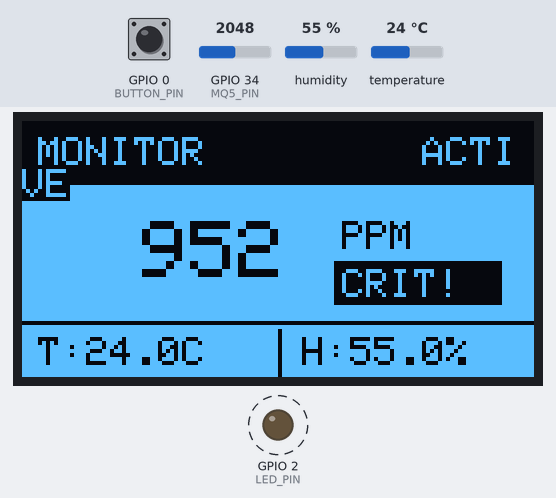
The sketch below on a simulated ESP32. On the bench: 128×64 one-colour display, output pins drawn as LEDs (lit = HIGH). Dashed ring = blinking. Inputs (shaded band) come from the test bench; at power-on: GPIO 34 (MQ5_PIN) = 2048, GPIO 0 (BUTTON_PIN) HIGH, humidity 55 %, temperature 24 °C. What the sketch prints to the serial monitor is not drawn.

Above: at 7.55 s.
7.6 s: GPIO 34 (MQ5_PIN) set to 960
At 8.65 s:
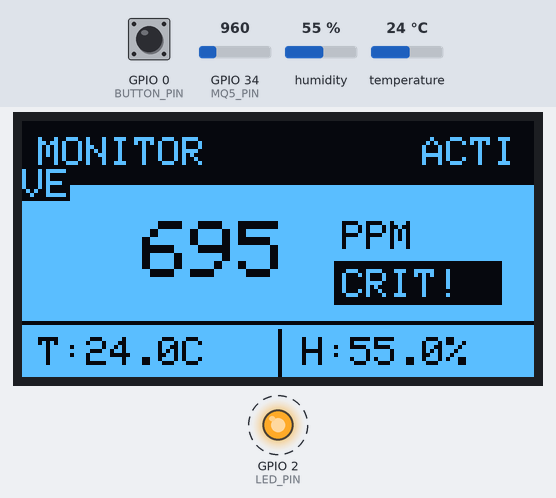
9.4 s: GPIO 34 (MQ5_PIN) set to 2047
At 10.69 s:
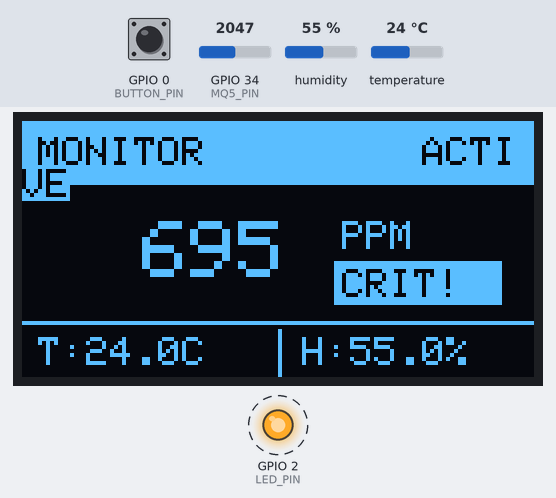
12.3 s: GPIO 0 (BUTTON_PIN) pulled LOW for 0.15 s
At 12.52 s:
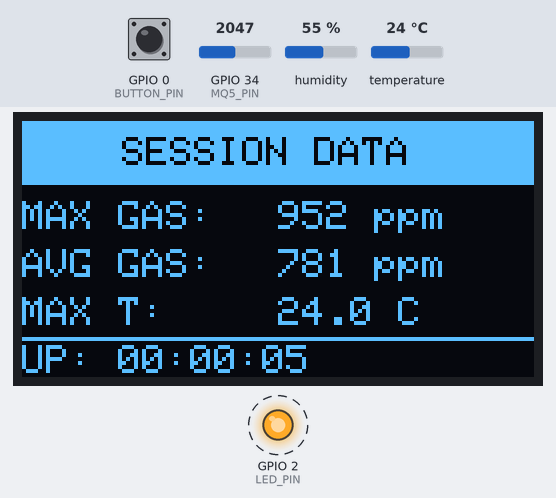
13.0 s: GPIO 0 (BUTTON_PIN) pulled LOW for 1 s
At 13.5 s:
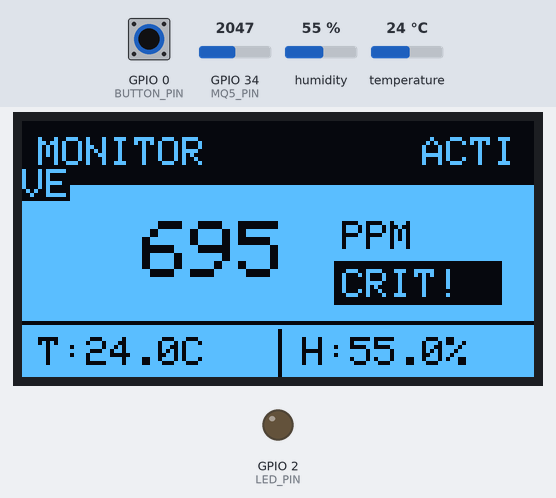
14.6 s: GPIO 34 (MQ5_PIN) set to 1556
At 16.84 s:
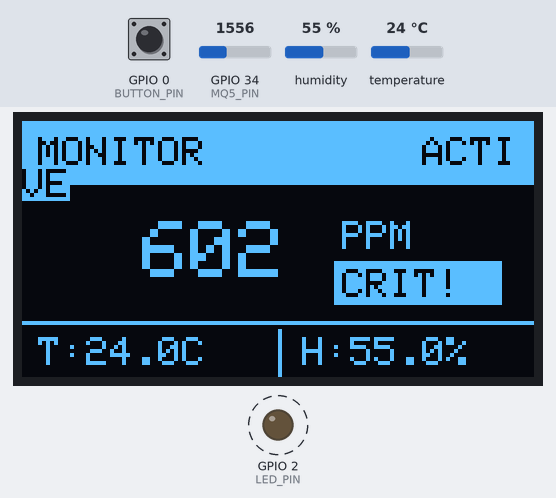
18.1 s: GPIO 34 (MQ5_PIN) set to 1448
At 21.2 s:
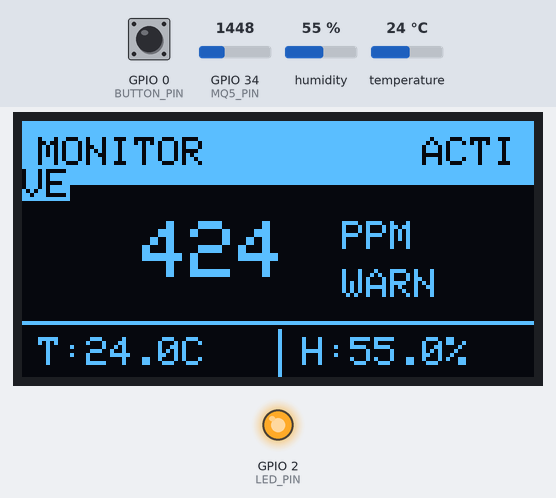
Timing chart, 0 to 35.5 s (numbered marks = the images above; inputs shaded):
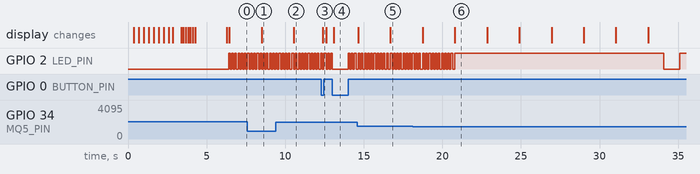

The sketch:

monitor.ino
```cpp
/*
 * SafeWard ESP32 Offline Monitor
 *
 * Hardware Requirements:
 * - ESP32 Development Board
 * - MQ-5 Methane/Gas Sensor (connected to GPIO 34 - ADC)
 * - DHT22 Temperature & Humidity Sensor (connected to GPIO 4)
 * - SSD1306 OLED Display (I2C: SDA=GPIO21, SCL=GPIO22)
 * - Boot Button (GPIO 0) - Used to toggle views
 *
 * Libraries Required:
 * - DHT.h (Adafruit DHT Sensor Library)
 * - Adafruit_GFX.h (Adafruit GFX Library)
 * - Adafruit_SSD1306.h (Adafruit SSD1306)
 *
 * Install libraries via Arduino Library Manager:
 * - "DHT sensor library" by Adafruit
 * - "Adafruit GFX Library" by Adafruit
 * - "Adafruit SSD1306" by Adafruit
 *
 * WIRING for OLED (GND, VDD, SCK, SDA):
 * - GND  -> ESP32 GND
 * - VDD  -> ESP32 3.3V
 * - SCK  -> ESP32 GPIO 22 (SCL)
 * - SDA  -> ESP32 GPIO 21 (SDA)
 */

#include <Wire.h>
#include <Adafruit_GFX.h>
#include <Adafruit_SSD1306.h>
#include <DHT.h>

// ============ CONFIGURATION ============
// Device Configuration
const char* DEVICE_ID = "esp32-monitor-01";

// OLED Display Configuration
#define SCREEN_WIDTH 128 // OLED display width, in pixels
#define SCREEN_HEIGHT 64 // OLED display height, in pixels
#define OLED_RESET    -1 // Reset pin # (or -1 if sharing Arduino reset pin)
#define SCREEN_ADDRESS 0x3C // See datasheet for Address; 0x3D for 128x64, 0x3C for 128x32

// Sensor Pins
#define MQ5_PIN 34       // Analog pin for MQ-5 methane sensor
#define DHT_PIN 4        // Digital pin for DHT22 sensor
#define DHT_TYPE DHT11   // DHT11 sensor type
#define BUTTON_PIN 0     // Boot button pin
#define LED_PIN 2        // Onboard LED pin

// Timing
#define UPDATE_INTERVAL 2000   // Update display every 2 seconds
#define SENSOR_READ_DELAY 200  // Small delay between sensor reads

// MQ-5 Calibration
#define MQ5_RL 10.0      // Load resistance in kOhm
#define MQ5_RO 9.83      // Sensor resistance in clean air
#define MQ5_MIN_PPM 200  // Minimum detectable PPM
#define MQ5_MAX_PPM 10000 // Maximum detectable PPM
#define GAS_WARNING_THRESHOLD 200  // PPM threshold for warning (Hospital Standard)
#define GAS_CRITICAL_THRESHOLD 500 // PPM threshold for critical alarm (Hospital Standard)

// Smoothing
#define NUM_SAMPLES 10   // Number of samples for smoothing
// ========================================

// Initialize sensors and display
DHT dht(DHT_PIN, DHT_TYPE);
Adafruit_SSD1306 display(SCREEN_WIDTH, SCREEN_HEIGHT, &Wire, OLED_RESET);

// Variables
unsigned long lastUpdateTime = 0;
float lastMethane = 0;
float lastTemperature = 0;
float lastHumidity = 0;
bool dhtError = false;

// LED Variables
int ledState = LOW;
unsigned long lastLedToggleTime = 0;

// Analytics Variables
float maxMethane = 0;
float maxTemperature = -999;
float minTemperature = 999;
unsigned long startTime = 0;
unsigned long totalReads = 0;
double totalMethaneSum = 0; // Use double to prevent overflow

// View State
enum ViewState { VIEW_MAIN, VIEW_ANALYTICS };
ViewState currentView = VIEW_MAIN;

// Button Debouncing
int lastButtonState = HIGH;
unsigned long lastDebounceTime = 0;
unsigned long debounceDelay = 50;

// Smoothing arrays
int mq5Samples[NUM_SAMPLES];
int sampleIndex = 0;

// Function Prototypes
void playIntroAnimation();
void readSensors();
void updateDisplay();
void handleButton();
void handleLED();
void drawMainView();
void drawAnalyticsView();
float convertMQ5ToPPM(int rawValue);
String formatTime(unsigned long millis);

void setup() {
  Serial.begin(115200);
  Serial.println("\n=============================");
  Serial.println("SafeWard Offline Monitor");
  Serial.println("=============================");

  // Initialize sensors
  dht.begin();
  pinMode(MQ5_PIN, INPUT);
  pinMode(BUTTON_PIN, INPUT_PULLUP);
  pinMode(LED_PIN, OUTPUT);

  // Initialize OLED Display
  if(!display.begin(SSD1306_SWITCHCAPVCC, SCREEN_ADDRESS)) {
    Serial.println(F("SSD1306 allocation failed"));
    for(;;); // Don't proceed, loop forever
  }

  // Clear the buffer
  display.clearDisplay();
  display.setTextColor(SSD1306_WHITE);

  // Play Intro Animation
  playIntroAnimation();

  // Initialize smoothing array
  for(int i=0; i<NUM_SAMPLES; i++) {
    mq5Samples[i] = analogRead(MQ5_PIN);
    delay(10);
  }

  startTime = millis();
  Serial.println("\nSetup complete. Starting monitoring...\n");
}

void loop() {
  // Check inputs
  handleButton();
  handleLED();

  // Update readings at intervals
  if (millis() - lastUpdateTime >= UPDATE_INTERVAL) {
    readSensors();
    updateDisplay();
    lastUpdateTime = millis();
  }
}

void handleButton() {
  int reading = digitalRead(BUTTON_PIN);

  if (reading != lastButtonState) {
    lastDebounceTime = millis();
  }

  if ((millis() - lastDebounceTime) > debounceDelay) {
    // If the button state has changed:
    if (reading == LOW) { // Button Pressed (Active LOW)
       // Toggle View
       if (currentView == VIEW_MAIN) {
         currentView = VIEW_ANALYTICS;
       } else {
         currentView = VIEW_MAIN;
       }
       updateDisplay(); // Update immediately

       // Simple wait to prevent multiple toggles on one press
       while(digitalRead(BUTTON_PIN) == LOW) { delay(10); }
    }
  }
  lastButtonState = reading;
}

void handleLED() {
  unsigned long currentMillis = millis();
  long interval = 0;

  // Determine Blink Interval
  if (lastMethane > GAS_CRITICAL_THRESHOLD) {
    interval = 100; // Fast Strobe
  } else if (lastMethane > GAS_WARNING_THRESHOLD) {
    interval = 0;   // Solid ON (Special Case)
  } else {
    interval = 1000; // Slow Heartbeat
  }

  // Handle Solid ON
  if (interval == 0) {
    digitalWrite(LED_PIN, HIGH);
    return;
  }

  // Handle Blinking
  if (currentMillis - lastLedToggleTime >= interval) {
    lastLedToggleTime = currentMillis;
    if (ledState == LOW) {
      ledState = HIGH;
    } else {
      ledState = LOW;
    }
    digitalWrite(LED_PIN, ledState);
  }
}

void playIntroAnimation() {
  display.clearDisplay();
  display.setTextColor(SSD1306_WHITE);

  int prevX = 0;
  int centerY = SCREEN_HEIGHT / 2;
  int prevY = centerY;

  // 1. Draw ECG Trace (Keep this cool effect)
  for (int x = 0; x < SCREEN_WIDTH; x++) {
    int y = centerY;

    // Heartbeat Pattern
    if (x >= 40 && x < 48) {        // P Wave
       y = centerY - 6 * sin((x-40) * 3.14 / 8);
    } else if (x >= 52 && x < 56) { // Q
       y = centerY + 5;
    } else if (x >= 56 && x < 60) { // R (Spike)
       y = centerY - 25;
    } else if (x >= 60 && x < 64) { // S
       y = centerY + 15;
    } else if (x >= 68 && x < 78) { // T Wave
       y = centerY - 8 * sin((x-68) * 3.14 / 10);
    }

    display.drawLine(prevX, prevY, x, y, SSD1306_WHITE);
    if (x % 2 == 0) display.display();
    prevX = x;
    prevY = y;

    if (x >= 52 && x <= 64) delay(2);
    else delay(10);
  }

  delay(500);

  // 2. Draw Shield & Text
  display.clearDisplay();

  // Shield Dimensions
  int shieldW = 114;
  int shieldH = 45;
  int shieldX = (SCREEN_WIDTH - shieldW) / 2; // Center X
  int shieldY = 10;

  // Draw Filled Shield (White Background)
  // Top Rectangle part
  display.fillRect(shieldX, shieldY, shieldW, 25, SSD1306_WHITE);
  // Bottom Triangle part
  display.fillTriangle(shieldX, shieldY + 25, shieldX + shieldW, shieldY + 25, SCREEN_WIDTH / 2, shieldY + shieldH, SSD1306_WHITE);

  // Draw Text (Black on White)
  display.setTextColor(SSD1306_BLACK);
  display.setTextSize(2);

  const char* title = "SAFEWARD";
  int len = strlen(title);
  int textX = (SCREEN_WIDTH - (len * 12)) / 2;
  int textY = shieldY + 10; // Vertically centered in the top rect part

  display.setCursor(textX, textY);
  display.print(title);

  display.display();

  // 3. Flash Effect (Invert colors)
  for(int i=0; i<3; i++) {
    delay(150);
    display.invertDisplay(true);
    delay(150);
    display.invertDisplay(false);
  }

  delay(2000); // Hold longer to admire the shield
  display.clearDisplay();
  display.setTextColor(SSD1306_WHITE); // Reset for main loop
  display.display();
}

void readSensors() {
  // --- MQ-5 Smoothing ---
  mq5Samples[sampleIndex] = analogRead(MQ5_PIN);
  sampleIndex = (sampleIndex + 1) % NUM_SAMPLES;

  long sum = 0;
  for(int i=0; i<NUM_SAMPLES; i++) {
    sum += mq5Samples[i];
  }
  int mq5Raw = sum / NUM_SAMPLES;

  lastMethane = convertMQ5ToPPM(mq5Raw);

  // --- DHT22 Reading ---
  float h = dht.readHumidity();
  float t = dht.readTemperature();

  if (isnan(h) || isnan(t)) {
    Serial.println("⚠ DHT22 read error!");
    dhtError = true;
    if (lastHumidity == 0 && lastTemperature == 0) {
        // Keep 0
    }
  } else {
    dhtError = false;
    lastHumidity = h;
    lastTemperature = t;
  }

  // --- Analytics Updates ---
  if (lastMethane > maxMethane) maxMethane = lastMethane;
  if (!dhtError) {
    if (lastTemperature > maxTemperature) maxTemperature = lastTemperature;
    if (lastTemperature < minTemperature) minTemperature = lastTemperature;
  }

  totalMethaneSum += lastMethane;
  totalReads++;

  Serial.printf("Methane: %.1f ppm | Temp: %.1f C | Hum: %.1f %% | Err: %s\n",
                lastMethane, lastTemperature, lastHumidity, dhtError ? "YES" : "NO");
}

void updateDisplay() {
  display.clearDisplay();

  if (currentView == VIEW_MAIN) {
    drawMainView();
  } else {
    drawAnalyticsView();
  }

  display.display();
}

void drawMainView() {
  // --- Header Bar ---
  display.fillRect(0, 0, 128, 16, SSD1306_WHITE);
  display.setTextColor(SSD1306_BLACK, SSD1306_WHITE);
  display.setTextSize(1);
  display.setCursor(4, 4);
  display.print(F("MONITOR")); // Changed from WARD A since location isn't hardcoded here usually

  // Status Icon (Simple bars)
  int statusX = 100;
  int statusY = 4;
  if (!dhtError) {
    display.setCursor(statusX, statusY);
    display.print(F("ACTIVE"));
  } else {
    display.setCursor(statusX, statusY);
    display.print(F("ERR"));
  }

  // --- Main Content ---
  display.setTextColor(SSD1306_WHITE);

  // Methane Value (Large & Centered)
  display.setTextSize(2);

  // Dynamic centering based on value width
  int valX = 10;
  if (lastMethane < 10) valX = 50;
  else if (lastMethane < 100) valX = 40;
  else if (lastMethane < 1000) valX = 30;

  display.setCursor(valX, 25);
  display.print(lastMethane, 0);

  // Units & Status Badge
  display.setTextSize(1);
  display.setCursor(valX + (lastMethane < 1000 ? 50 : 65), 25);
  display.println(F("PPM"));

  // Status Badge
  display.setCursor(valX + (lastMethane < 1000 ? 50 : 65), 37);
  if (lastMethane > GAS_CRITICAL_THRESHOLD) {
    display.fillRect(valX + (lastMethane < 1000 ? 48 : 63), 35, 42, 11, SSD1306_WHITE);
    display.setTextColor(SSD1306_BLACK);
    display.print(F("CRIT!"));
  } else if (lastMethane > GAS_WARNING_THRESHOLD) {
    display.print(F("WARN"));
  } else {
    display.print(F("SAFE"));
  }
  display.setTextColor(SSD1306_WHITE);

  // --- Footer (Temp & Hum) ---
  display.drawLine(0, 50, 128, 50, SSD1306_WHITE);

  // Icons or just text
  display.setCursor(4, 54);
  display.print(F("T:"));
  display.print(lastTemperature, 1);
  display.print(F("C"));

  display.drawLine(64, 52, 64, 64, SSD1306_WHITE); // Vertical separator

  display.setCursor(70, 54);
  display.print(F("H:"));
  display.print(lastHumidity, 1);
  display.print(F("%"));

  // Visual Alarm Overlay (Invert entire screen if Critical)
  if (lastMethane > GAS_CRITICAL_THRESHOLD) {
    if ((millis() / 500) % 2 == 0) { // Flash effect
       display.invertDisplay(true);
    } else {
       display.invertDisplay(false);
    }
  } else {
    display.invertDisplay(false);
  }
}

void drawAnalyticsView() {
  display.invertDisplay(false);
  display.setTextColor(SSD1306_WHITE);

  // Header
  display.fillRect(0, 0, 128, 16, SSD1306_WHITE);
  display.setTextColor(SSD1306_BLACK);
  display.setTextSize(1);
  display.setCursor(25, 4);
  display.print(F("SESSION DATA"));
  display.setTextColor(SSD1306_WHITE);

  // Grid Layout
  // Row 1: Max Gas
  display.setCursor(0, 20);
  display.print(F("MAX GAS:"));
  display.setCursor(64, 20);
  display.print(maxMethane, 0);
  display.print(F(" ppm"));

  // Row 2: Avg Gas
  display.setCursor(0, 32);
  display.print(F("AVG GAS:"));
  display.setCursor(64, 32);
  if (totalReads > 0) {
    display.print((float)(totalMethaneSum / totalReads), 0);
  } else {
    display.print(F("0"));
  }
  display.print(F(" ppm"));

  // Row 3: Max Temp
  display.setCursor(0, 44);
  display.print(F("MAX T:"));
  display.setCursor(64, 44);
  display.print(maxTemperature, 1);
  display.print(F(" C"));

  // Footer: Uptime
  display.drawLine(0, 54, 128, 54, SSD1306_WHITE);
  display.setCursor(0, 56);
  display.print(F("UP: "));
  display.print(formatTime(millis() - startTime));
}

String formatTime(unsigned long millis) {
  unsigned long seconds = millis / 1000;
  unsigned long minutes = seconds / 60;
  unsigned long hours = minutes / 60;

  seconds %= 60;
  minutes %= 60;

  char buffer[10];
  sprintf(buffer, "%02lu:%02lu:%02lu", hours, minutes, seconds);
  return String(buffer);
}

float convertMQ5ToPPM(int rawValue) {
  if (rawValue == 0) return 0;

  float voltage = rawValue * (3.3 / 4095.0);
  float rs = ((3.3 * MQ5_RL) / voltage) - MQ5_RL;
  float ratio = rs / MQ5_RO;
  float ppm = 1000.0 * pow(ratio, -2.95);

  if (ppm < MQ5_MIN_PPM) ppm = 0;
  if (ppm > MQ5_MAX_PPM) ppm = MQ5_MAX_PPM;

  return ppm;
}
```

Measured:
- the behaviour switches between 1484 and 1483 on GPIO 34 (MQ5_PIN) (found by bisection; images 5 and 6)
- after the input at 7.6 s, the display: changes after 0.90 s (image 1)
- after the input at 9.4 s, the display: changes after 1.1 s (image 2)
- after the input at 12.3 s, the display: changes after 0.08 s (image 3)
- after the input at 13.0 s, the display: changes after 0.08 s (image 4)
- after the input at 14.6 s, the display: first differs from a run without the input after 2.1 s (image 5)
